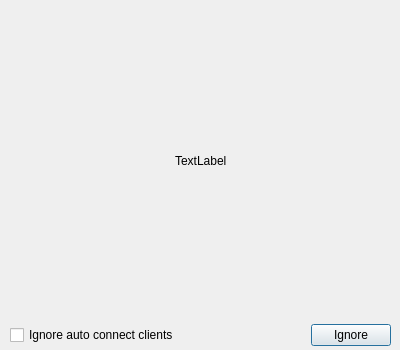
<?xml version="1.0" encoding="UTF-8"?>
<ui version="4.0">
 <class>AddClientDialog</class>
 <widget class="QDialog" name="AddClientDialog">
  <property name="geometry">
   <rect>
    <x>0</x>
    <y>0</y>
    <width>400</width>
    <height>350</height>
   </rect>
  </property>
  <property name="sizePolicy">
   <sizepolicy hsizetype="Preferred" vsizetype="Preferred">
    <horstretch>0</horstretch>
    <verstretch>0</verstretch>
   </sizepolicy>
  </property>
  <property name="windowTitle">
   <string>Dialog</string>
  </property>
  <widget class="QWidget" name="gridLayoutWidget">
   <property name="geometry">
    <rect>
     <x>10</x>
     <y>10</y>
     <width>381</width>
     <height>301</height>
    </rect>
   </property>
   <layout class="QGridLayout" name="gridLayout">
    <item row="0" column="1">
     <widget class="QLabel" name="m_pLabelHead">
      <property name="text">
       <string notr="true">TextLabel</string>
      </property>
      <property name="wordWrap">
       <bool>true</bool>
      </property>
     </widget>
    </item>
    <item row="0" column="2">
     <spacer name="horizontalSpacer_2">
      <property name="orientation">
       <enum>Qt::Horizontal</enum>
      </property>
      <property name="sizeHint" stdset="0">
       <size>
        <width>40</width>
        <height>20</height>
       </size>
      </property>
     </spacer>
    </item>
    <item row="0" column="0">
     <spacer name="horizontalSpacer">
      <property name="orientation">
       <enum>Qt::Horizontal</enum>
      </property>
      <property name="sizeHint" stdset="0">
       <size>
        <width>40</width>
        <height>20</height>
       </size>
      </property>
     </spacer>
    </item>
   </layout>
  </widget>
  <widget class="QWidget" name="horizontalLayoutWidget">
   <property name="geometry">
    <rect>
     <x>10</x>
     <y>320</y>
     <width>381</width>
     <height>31</height>
    </rect>
   </property>
   <layout class="QHBoxLayout" name="horizontalLayout">
    <item>
     <widget class="QCheckBox" name="m_pCheckBoxIgnoreClient">
      <property name="text">
       <string>Ignore auto connect clients</string>
      </property>
     </widget>
    </item>
    <item>
     <widget class="QDialogButtonBox" name="m_pDialogButtonBox">
      <property name="sizePolicy">
       <sizepolicy hsizetype="Preferred" vsizetype="Preferred">
        <horstretch>0</horstretch>
        <verstretch>0</verstretch>
       </sizepolicy>
      </property>
      <property name="orientation">
       <enum>Qt::Horizontal</enum>
      </property>
      <property name="standardButtons">
       <set>QDialogButtonBox::Ignore</set>
      </property>
      <property name="centerButtons">
       <bool>false</bool>
      </property>
     </widget>
    </item>
   </layout>
  </widget>
 </widget>
 <resources/>
 <connections>
  <connection>
   <sender>m_pDialogButtonBox</sender>
   <signal>accepted()</signal>
   <receiver>AddClientDialog</receiver>
   <slot>accept()</slot>
   <hints>
    <hint type="sourcelabel">
     <x>248</x>
     <y>254</y>
    </hint>
    <hint type="destinationlabel">
     <x>157</x>
     <y>274</y>
    </hint>
   </hints>
  </connection>
  <connection>
   <sender>m_pDialogButtonBox</sender>
   <signal>rejected()</signal>
   <receiver>AddClientDialog</receiver>
   <slot>reject()</slot>
   <hints>
    <hint type="sourcelabel">
     <x>316</x>
     <y>260</y>
    </hint>
    <hint type="destinationlabel">
     <x>286</x>
     <y>274</y>
    </hint>
   </hints>
  </connection>
 </connections>
</ui>
